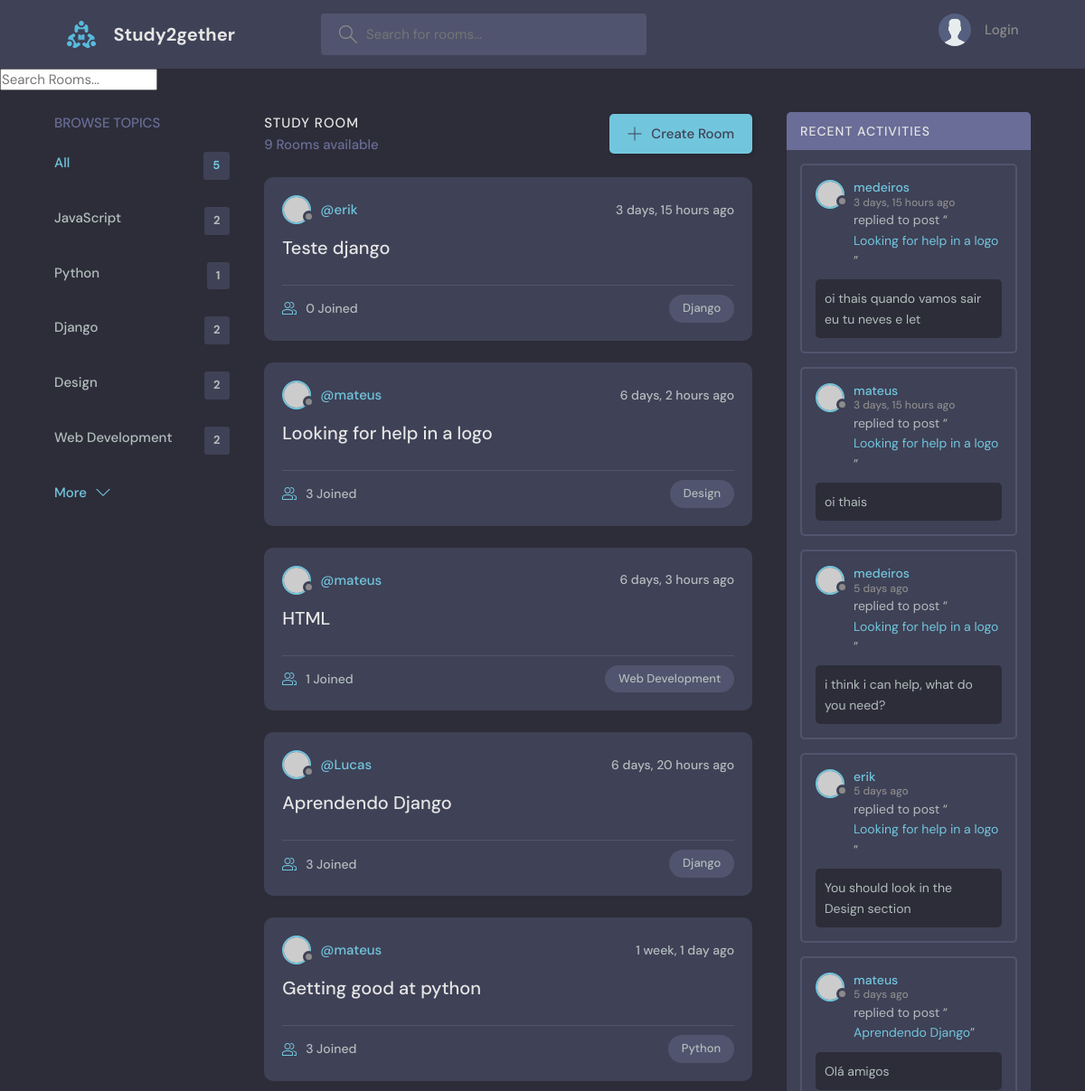
The app's page / (upper part), older data.
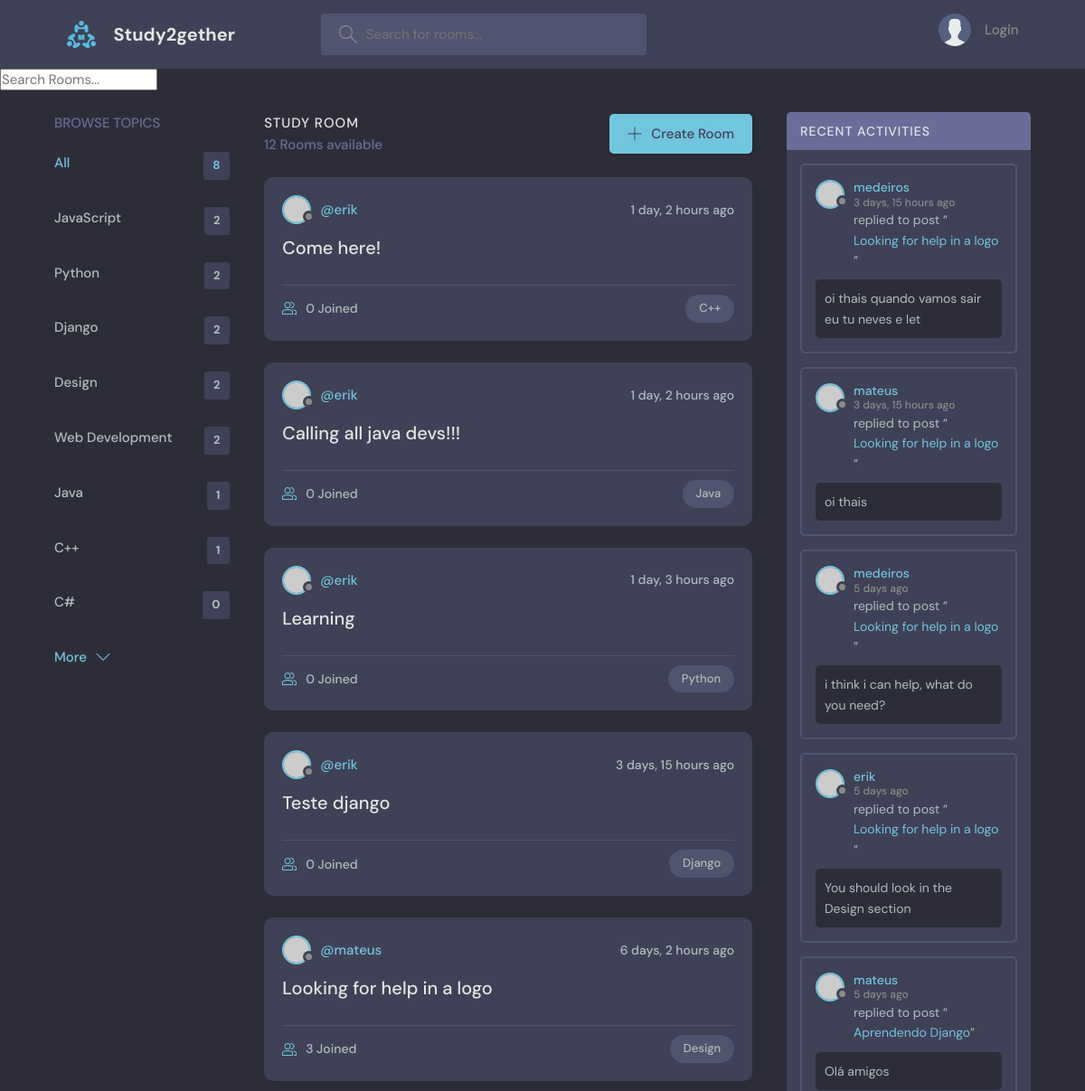
The same page, newer data.
### base/models.py (models this page shows, shortened)
class Topic(models.Model):
    name = models.CharField(max_length=200)

class Room(models.Model):
    host = models.ForeignKey(User, on_delete=models.SET_NULL, null=True)
    topic = models.ForeignKey(Topic, on_delete=models.SET_NULL, null=True)
    name = models.CharField(max_length=200)
    description = models.TextField(null=True, blank=True)
    participants = models.ManyToManyField(User, related_name='participants', blank=True)
    updated = models.DateTimeField(auto_now=True)
    created = models.DateTimeField(auto_now_add=True)
    class Meta:
        ordering = ['-updated', '-created']
    def __str__(self):
        return self.name

class Message(models.Model):
    user = models.ForeignKey(User, on_delete=models.CASCADE)
    room = models.ForeignKey(Room, on_delete=models.CASCADE)
    body = models.TextField()
    updated = models.DateTimeField(auto_now=True)
    created = models.DateTimeField(auto_now_add=True)
    class Meta:
        ordering = ['-updated', '-created']

### base/views.py (the view)
# urls.py: path('', home, name='home'),
def home(request):
    q = request.GET.get('q') if request.GET.get('q') is not None else ''
    rooms = Room.objects.filter(
        Q(topic__name__icontains=q) |
        Q(name__icontains=q) |
        Q(description__icontains=q)
        )
    topics = Topic.objects.all()
    room_count = rooms.count()
    room_messages = Message.objects.filter(Q(room__topic__name__icontains=q))
    context = {'rooms':rooms, 'topics':topics, 'room_count':room_count,
               'room_messages':room_messages}
    return render(request, 'base/home.html', context)

### base/templates/base/home.html (shortened to what this page needs)
{% extends 'base.html' %}
{% block content %}
    <main class="layout layout--3">
      <div class="container">
        {% include 'base/topics_component.html' %}
        <div class="roomList">
          <div class="roomList__header">
            <div>
              <h2>Study Room</h2>
              <p>{{room_count}} Rooms available</p>
            </div>
            <a class="btn btn--main" href="{% url 'create_room' %}">
              <svg version="1.1" xmlns="http://www.w3.org/2000/svg" width="32" height="32" viewBox="0 0 32 32">
                <title>add</title>
                <path
                  d="M16.943 0.943h-1.885v14.115h-14.115v1.885h14.115v14.115h1.885v-14.115h14.115v-1.885h-14.115v-14.115z"
                ></path>
              </svg>
              Create Room
            </a>
          </div>
          {% include 'base/feed_component.html' %}
        </div>
        {% include 'base/activity_component.html' %}
      </div>
    </main>
{% endblock %}

### base/templates/base/topics_component.html
        <div class="topics">
          <div class="topics__header">
            <h2>Browse Topics</h2>
          </div>
          <ul class="topics__list">
            <li>
              <a href="{% url 'home' %}" class="active">All <span>{{ topics.count }}</span></a>
            </li>
              {% for topic in topics %}
            <li>
              <a href="{% url 'home' %}?q={{ topic.name }}">{{ topic.name }} <span>{{ topic.room_set.all.count }}</span></a>
            </li>
            {% endfor %}
          </ul>
          <a class="btn btn--link" href="topics.html">
            More
            <svg version="1.1" xmlns="http://www.w3.org/2000/svg" width="32" height="32" viewBox="0 0 32 32">
              <title>chevron-down</title>
              <path d="M16 21l-13-13h-3l16 16 16-16h-3l-13 13z"></path>
            </svg>
          </a>
        </div>

### base/templates/base/feed_component.html (shortened to what this page needs)
        {% for room in rooms %}
           <div class="roomListRoom">
            <div class="roomListRoom__header">
              <a href="{% url 'user_profile' room.host.id %}" class="roomListRoom__author">
                <div class="avatar avatar--small">
                  <img src="https://randomuser.me/api/portraits/women/11.jpg" />
                </div>
                <span>@{{ room.host.username }}</span>
              </a>
              <div class="roomListRoom__actions">
                <span>{{ room.created|timesince }} ago </span>
              </div>
            </div>
            <div class="roomListRoom__content">
              <a href="{% url 'room' room.id %}">{{ room.name }}</a>
            </div>
            <div class="roomListRoom__meta">
              <a href="{% url 'room' room.id %}" class="roomListRoom__joined">
                  {{ room.participants.all.count }} Joined
              </a>
              <p class="roomListRoom__topic">{{ room.topic.name }}</p>
            </div>
          </div>
        {% endfor%}

### base/templates/base/activity_component.html (shortened to what this page needs)
        <div class="activities">
          <div class="activities__header">
            <h2>Recent Activities</h2>
          </div>
          {% for message in room_messages %}
          <div class="activities__box">
            <div class="activities__boxHeader roomListRoom__header">
              <a href="{% url 'user_profile' message.user.id %}" class="roomListRoom__author">
                <div class="avatar avatar--small">
                  <img src="https://randomuser.me/api/portraits/women/11.jpg" />
                </div>
                <p>
                    {{ message.user }}
                    <span>{{ message.created|timesince }} ago</span>
                </p>
              </a>
            </div>
            <div class="activities__boxContent">
              <p>replied to post “<a href="{% url 'room' message.room.id %}">{{ message.room }}</a>”</p>
              <div class="activities__boxRoomContent">
                  {{ message.body }}
              </div>
            </div>
          </div>
            {% endfor %}
        </div>

Row changes from the older to the newer data that the page shows:
no longer on this page (row unchanged): Room: host.username "mateus", created "6 days, 3 hours", name "HTML", participants.all.count "1", topic.name "Web Development"
no longer on this page (row unchanged): Room: host.username "Lucas", created "6 days, 20 hours", name "Aprendendo Django", participants.all.count "3", topic.name "Django"
no longer on this page (row unchanged): Room: host.username "mateus", created "1 week, 1 day", name "Getting good at python", participants.all.count "3", topic.name "Python"
computed for Topic "Python": room_set.all.count "1" → "2"
added Topic: name "Java", room_set.all.count "1"
added Topic: name "C++", room_set.all.count "1"
added Topic: name "C#", room_set.all.count "0"
added Room: host.username "erik", created "1 day, 2 hours", name "Come here!", participants.all.count "0", topic.name "C++"
added Room: host.username "erik", created "1 day, 2 hours", name "Calling all java devs!!!", participants.all.count "0", topic.name "Java"
added Room: host.username "erik", created "1 day, 3 hours", name "Learning", participants.all.count "0", topic.name "Python"
Text that changed along with them:
{{ topics.count }}: "5" → "8"
{{ room_count }}: "9" → "12"
